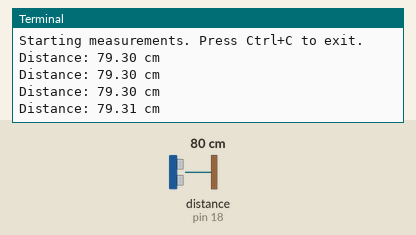
A program run on a simulated Raspberry Pi (header pin numbers). Parts: the last lines printed to the terminal. The test bench sets the inputs (shaded band); at power-on: distance to the obstacle (sensor on pin 18) 80 cm. The echo pulse lasts 58.3 µs per cm; the clock reads 2024-03-15 10:24:30 at power-on unless the program sets it.

Above: at 3.2 s.
3.3 s: distance to the obstacle (sensor on pin 18) set to 2 cm
At 3.43 s:
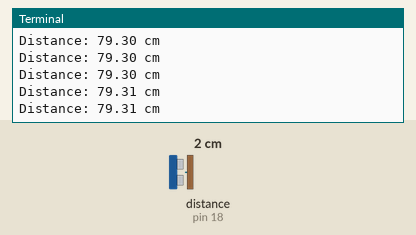
4.8 s: distance to the obstacle (sensor on pin 18) set to 4 cm
At 4.94 s:
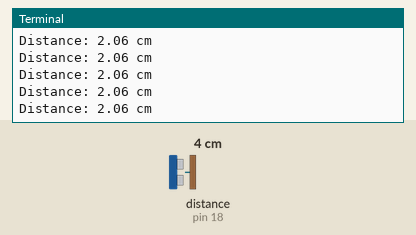
Timing chart, 0 to 7.8 s (numbered marks = the images above; inputs shaded):
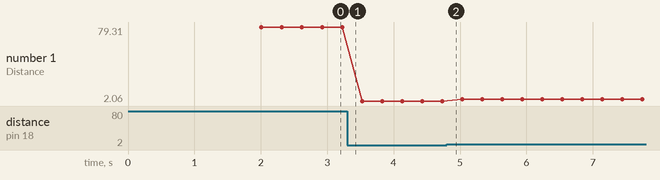

The program:

2.2.5_Ultrasonic.py
```python
#!/usr/bin/env python3

"""
2.2.5_Ultrasonic.py

This script provides a refactored, object-oriented version for measuring distance
using an HC-SR04 ultrasonic sensor with a Raspberry Pi.

It maintains the exact same functionality as the original script but with
a cleaner structure, improved readability, and extensive comments.
"""

import RPi.GPIO as GPIO
import time

class UltrasonicSensor:
    """
    A class to represent and interact with an HC-SR04 ultrasonic sensor.

    This class encapsulates the GPIO setup, distance measurement logic,
    and cleanup operations for the sensor.
    """

    def __init__(self, trigger_pin, echo_pin):
        """
        Initializes the UltrasonicSensor.

        Args:
            trigger_pin (int): The GPIO pin number (using BOARD numbering) for the TRIG pin.
            echo_pin (int): The GPIO pin number (using BOARD numbering) for the ECHO pin.
        """
        self.trigger_pin = trigger_pin
        self.echo_pin = echo_pin
        # Speed of sound in cm/s. The original script uses 340 m/s.
        # (340 m/s * 100 cm/m = 34000 cm/s)
        self.speed_of_sound_cm = 34000

        # Set up the GPIO pins
        self._setup_gpio()

    def _setup_gpio(self):
        """Sets up the GPIO mode and pin configurations."""
        GPIO.setmode(GPIO.BOARD)  # Use physical pin numbering
        GPIO.setup(self.trigger_pin, GPIO.OUT)
        GPIO.setup(self.echo_pin, GPIO.IN)

        # Ensure the trigger pin is low to start
        GPIO.output(self.trigger_pin, False)

        # Allow the sensor to settle for a moment
        print("Sensor warming up...")
        time.sleep(2)

    def measure_distance(self):
        """
        Measures the distance to an object and returns it in centimeters.

        Returns:
            float: The measured distance in cm. Returns -1 if the measurement times out.
        """
        # Send a 10 microsecond pulse to the trigger pin to start the measurement.
        GPIO.output(self.trigger_pin, True)
        time.sleep(0.00001)
        GPIO.output(self.trigger_pin, False)

        pulse_start_time = time.time()

        # The measurement loop can get stuck if no echo is received (e.g., object is
        # too far or sensor is disconnected). A timeout prevents this.
        # Max sensor range is ~400-500cm, which takes ~0.025s round trip.
        # A timeout of 0.1s is safe.
        timeout_start = time.time()

        # Wait for the echo pin to go high, marking the start of the echo pulse.
        while GPIO.input(self.echo_pin) == 0:
            pulse_start_time = time.time()
            if pulse_start_time > timeout_start + 0.1:
                return -1 # Timeout error

        pulse_end_time = pulse_start_time
        # Wait for the echo pin to go low, marking the end of the echo pulse.
        while GPIO.input(self.echo_pin) == 1:
            pulse_end_time = time.time()
            if pulse_end_time > timeout_start + 0.1:
                return -1 # Timeout error

        # Calculate the duration of the echo pulse.
        pulse_duration = pulse_end_time - pulse_start_time

        # Calculate the distance.
        # Distance = (Pulse Duration * Speed of Sound) / 2
        # We divide by 2 because the sound wave travels to the object and back.
        distance = (pulse_duration * self.speed_of_sound_cm) / 2

        return distance

    def cleanup(self):
        """Resets the GPIO pins to their default state."""
        print("Cleaning up GPIO.")
        GPIO.cleanup()

def main():
    """
    Main function to run the distance measurement loop.
    """
    # Define the GPIO pins connected to the sensor.
    # These pin numbers MUST NOT be changed to match the hardware setup.
    TRIGGER_PIN = 16
    ECHO_PIN = 18

    # Create an instance of the sensor.
    sensor = UltrasonicSensor(trigger_pin=TRIGGER_PIN, echo_pin=ECHO_PIN)

    try:
        print("Starting measurements. Press Ctrl+C to exit.")
        while True:
            # Get the distance from the sensor.
            distance = sensor.measure_distance()

            # Check for a valid measurement.
            if distance != -1:
                # Print the distance, formatted to two decimal places.
                print(f"Distance: {distance:.2f} cm")
            else:
                # Inform the user that the measurement failed.
                print("Measurement failed (timeout). Please check sensor connections.")

            # Wait for a short period before the next measurement.
            time.sleep(0.3)

    except KeyboardInterrupt:
        # This block is executed when the user presses Ctrl+C.
        print("\nMeasurement stopped by user.")
    finally:
        # This block is always executed, ensuring GPIO cleanup happens.
        sensor.cleanup()

if __name__ == '__main__':
    # This ensures the main() function is called only when the script is executed directly.
    main()
```

Measured:
- plotted number 1: 79.31 → 2.06 after the input at 3.3 s, 2.06 → 3.96 after the input at 4.8 s
